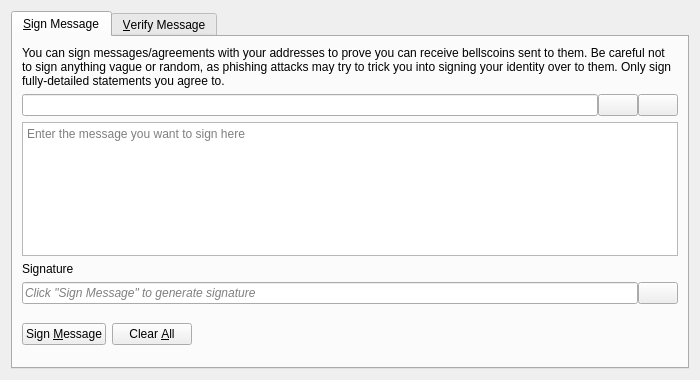
<?xml version="1.0" encoding="UTF-8"?>
<ui version="4.0">
 <class>SignVerifyMessageDialog</class>
 <widget class="QDialog" name="SignVerifyMessageDialog">
  <property name="geometry">
   <rect>
    <x>0</x>
    <y>0</y>
    <width>700</width>
    <height>380</height>
   </rect>
  </property>
  <property name="windowTitle">
   <string>Signatures - Sign / Verify a Message</string>
  </property>
  <property name="modal">
   <bool>true</bool>
  </property>
  <layout class="QVBoxLayout" name="verticalLayout">
   <item>
    <widget class="QTabWidget" name="tabWidget">
     <property name="currentIndex">
      <number>0</number>
     </property>
     <widget class="QWidget" name="tabSignMessage">
      <attribute name="title">
       <string>&amp;Sign Message</string>
      </attribute>
      <layout class="QVBoxLayout" name="verticalLayout_SM">
       <item>
        <widget class="QLabel" name="infoLabel_SM">
         <property name="text">
          <string>You can sign messages/agreements with your addresses to prove you can receive bellscoins sent to them. Be careful not to sign anything vague or random, as phishing attacks may try to trick you into signing your identity over to them. Only sign fully-detailed statements you agree to.</string>
         </property>
         <property name="textFormat">
          <enum>Qt::PlainText</enum>
         </property>
         <property name="wordWrap">
          <bool>true</bool>
         </property>
        </widget>
       </item>
       <item>
        <layout class="QHBoxLayout" name="horizontalLayout_1_SM">
         <property name="spacing">
          <number>0</number>
         </property>
         <item>
          <widget class="QValidatedLineEdit" name="addressIn_SM">
           <property name="toolTip">
            <string>The bellscoin address to sign the message with</string>
           </property>
          </widget>
         </item>
         <item>
          <widget class="QPushButton" name="addressBookButton_SM">
           <property name="toolTip">
            <string>Choose previously used address</string>
           </property>
           <property name="text">
            <string/>
           </property>
           <property name="icon">
            <iconset resource="../bellscoin.qrc">
             <normaloff>:/icons/address-book</normaloff>:/icons/address-book</iconset>
           </property>
           <property name="shortcut">
            <string>Alt+A</string>
           </property>
           <property name="autoDefault">
            <bool>false</bool>
           </property>
          </widget>
         </item>
         <item>
          <widget class="QPushButton" name="pasteButton_SM">
           <property name="toolTip">
            <string>Paste address from clipboard</string>
           </property>
           <property name="text">
            <string/>
           </property>
           <property name="icon">
            <iconset resource="../bellscoin.qrc">
             <normaloff>:/icons/editpaste</normaloff>:/icons/editpaste</iconset>
           </property>
           <property name="shortcut">
            <string>Alt+P</string>
           </property>
           <property name="autoDefault">
            <bool>false</bool>
           </property>
          </widget>
         </item>
        </layout>
       </item>
       <item>
        <widget class="QPlainTextEdit" name="messageIn_SM">
         <property name="toolTip">
          <string>Enter the message you want to sign here</string>
         </property>
         <property name="placeholderText">
          <string>Enter the message you want to sign here</string>
         </property>
        </widget>
       </item>
       <item>
        <widget class="QLabel" name="signatureLabel_SM">
         <property name="text">
          <string>Signature</string>
         </property>
         <property name="textFormat">
          <enum>Qt::PlainText</enum>
         </property>
        </widget>
       </item>
       <item>
        <layout class="QHBoxLayout" name="horizontalLayout_2_SM">
         <property name="spacing">
          <number>0</number>
         </property>
         <item>
          <widget class="QLineEdit" name="signatureOut_SM">
           <property name="placeholderText">
            <string>Click "Sign Message" to generate signature</string>
           </property>
           <property name="font">
            <font>
             <italic>true</italic>
            </font>
           </property>
           <property name="readOnly">
            <bool>true</bool>
           </property>
          </widget>
         </item>
         <item>
          <widget class="QPushButton" name="copySignatureButton_SM">
           <property name="toolTip">
            <string>Copy the current signature to the system clipboard</string>
           </property>
           <property name="text">
            <string/>
           </property>
           <property name="icon">
            <iconset resource="../bellscoin.qrc">
             <normaloff>:/icons/editcopy</normaloff>:/icons/editcopy</iconset>
           </property>
           <property name="autoDefault">
            <bool>false</bool>
           </property>
          </widget>
         </item>
        </layout>
       </item>
       <item>
        <layout class="QHBoxLayout" name="horizontalLayout_3_SM">
         <item>
          <widget class="QPushButton" name="signMessageButton_SM">
           <property name="toolTip">
            <string>Sign the message to prove you own this bellscoin address</string>
           </property>
           <property name="text">
            <string>Sign &amp;Message</string>
           </property>
           <property name="icon">
            <iconset resource="../bellscoin.qrc">
             <normaloff>:/icons/edit</normaloff>:/icons/edit</iconset>
           </property>
           <property name="autoDefault">
            <bool>false</bool>
           </property>
          </widget>
         </item>
         <item>
          <widget class="QPushButton" name="clearButton_SM">
           <property name="toolTip">
            <string>Reset all sign message fields</string>
           </property>
           <property name="text">
            <string>Clear &amp;All</string>
           </property>
           <property name="icon">
            <iconset resource="../bellscoin.qrc">
             <normaloff>:/icons/remove</normaloff>:/icons/remove</iconset>
           </property>
           <property name="autoDefault">
            <bool>false</bool>
           </property>
          </widget>
         </item>
         <item>
          <spacer name="horizontalSpacer_1_SM">
           <property name="orientation">
            <enum>Qt::Horizontal</enum>
           </property>
           <property name="sizeHint" stdset="0">
            <size>
             <width>40</width>
             <height>48</height>
            </size>
           </property>
          </spacer>
         </item>
         <item>
          <widget class="QLabel" name="statusLabel_SM">
           <property name="font">
            <font>
             <weight>75</weight>
             <bold>true</bold>
            </font>
           </property>
           <property name="text">
            <string/>
           </property>
           <property name="wordWrap">
            <bool>true</bool>
           </property>
          </widget>
         </item>
         <item>
          <spacer name="horizontalSpacer_2_SM">
           <property name="orientation">
            <enum>Qt::Horizontal</enum>
           </property>
           <property name="sizeHint" stdset="0">
            <size>
             <width>40</width>
             <height>48</height>
            </size>
           </property>
          </spacer>
         </item>
        </layout>
       </item>
      </layout>
     </widget>
     <widget class="QWidget" name="tabVerifyMessage">
      <attribute name="title">
       <string>&amp;Verify Message</string>
      </attribute>
      <layout class="QVBoxLayout" name="verticalLayout_VM">
       <item>
        <widget class="QLabel" name="infoLabel_VM">
         <property name="text">
          <string>Enter the receiver's address, message (ensure you copy line breaks, spaces, tabs, etc. exactly) and signature below to verify the message. Be careful not to read more into the signature than what is in the signed message itself, to avoid being tricked by a man-in-the-middle attack. Note that this only proves the signing party receives with the address, it cannot prove sendership of any transaction!</string>
         </property>
         <property name="textFormat">
          <enum>Qt::PlainText</enum>
         </property>
         <property name="alignment">
          <set>Qt::AlignLeading|Qt::AlignLeft|Qt::AlignTop</set>
         </property>
         <property name="wordWrap">
          <bool>true</bool>
         </property>
        </widget>
       </item>
       <item>
        <layout class="QHBoxLayout" name="horizontalLayout_1_VM">
         <property name="spacing">
          <number>0</number>
         </property>
         <item>
          <widget class="QValidatedLineEdit" name="addressIn_VM">
           <property name="toolTip">
            <string>The bellscoin address the message was signed with</string>
           </property>
          </widget>
         </item>
         <item>
          <widget class="QPushButton" name="addressBookButton_VM">
           <property name="toolTip">
            <string>Choose previously used address</string>
           </property>
           <property name="text">
            <string/>
           </property>
           <property name="icon">
            <iconset resource="../bellscoin.qrc">
             <normaloff>:/icons/address-book</normaloff>:/icons/address-book</iconset>
           </property>
           <property name="shortcut">
            <string>Alt+A</string>
           </property>
           <property name="autoDefault">
            <bool>false</bool>
           </property>
          </widget>
         </item>
        </layout>
       </item>
       <item>
        <widget class="QPlainTextEdit" name="messageIn_VM">
          <property name="toolTip">
            <string>The signed message to verify</string>
          </property>
          <property name="placeholderText">
            <string>The signed message to verify</string>
          </property>
        </widget>
       </item>
       <item>
        <widget class="QValidatedLineEdit" name="signatureIn_VM">
          <property name="toolTip">
            <string>The signature given when the message was signed</string>
          </property>
          <property name="placeholderText">
            <string>The signature given when the message was signed</string>
          </property>
        </widget>
       </item>
       <item>
        <layout class="QHBoxLayout" name="horizontalLayout_2_VM">
         <item>
          <widget class="QPushButton" name="verifyMessageButton_VM">
           <property name="toolTip">
            <string>Verify the message to ensure it was signed with the specified bellscoin address</string>
           </property>
           <property name="text">
            <string>Verify &amp;Message</string>
           </property>
           <property name="icon">
            <iconset resource="../bellscoin.qrc">
             <normaloff>:/icons/transaction_0</normaloff>:/icons/transaction_0</iconset>
           </property>
           <property name="autoDefault">
            <bool>false</bool>
           </property>
          </widget>
         </item>
         <item>
          <widget class="QPushButton" name="clearButton_VM">
           <property name="toolTip">
            <string>Reset all verify message fields</string>
           </property>
           <property name="text">
            <string>Clear &amp;All</string>
           </property>
           <property name="icon">
            <iconset resource="../bellscoin.qrc">
             <normaloff>:/icons/remove</normaloff>:/icons/remove</iconset>
           </property>
           <property name="autoDefault">
            <bool>false</bool>
           </property>
          </widget>
         </item>
         <item>
          <spacer name="horizontalSpacer_1_VM">
           <property name="orientation">
            <enum>Qt::Horizontal</enum>
           </property>
           <property name="sizeHint" stdset="0">
            <size>
             <width>40</width>
             <height>48</height>
            </size>
           </property>
          </spacer>
         </item>
         <item>
          <widget class="QLabel" name="statusLabel_VM">
           <property name="font">
            <font>
             <weight>75</weight>
             <bold>true</bold>
            </font>
           </property>
           <property name="text">
            <string/>
           </property>
           <property name="wordWrap">
            <bool>true</bool>
           </property>
          </widget>
         </item>
         <item>
          <spacer name="horizontalSpacer_2_VM">
           <property name="orientation">
            <enum>Qt::Horizontal</enum>
           </property>
           <property name="sizeHint" stdset="0">
            <size>
             <width>40</width>
             <height>48</height>
            </size>
           </property>
          </spacer>
         </item>
        </layout>
       </item>
      </layout>
     </widget>
    </widget>
   </item>
  </layout>
 </widget>
 <customwidgets>
  <customwidget>
   <class>QValidatedLineEdit</class>
   <extends>QLineEdit</extends>
   <header>qt/qvalidatedlineedit.h</header>
  </customwidget>
 </customwidgets>
 <resources>
  <include location="../bellscoin.qrc"/>
 </resources>
 <connections/>
</ui>
